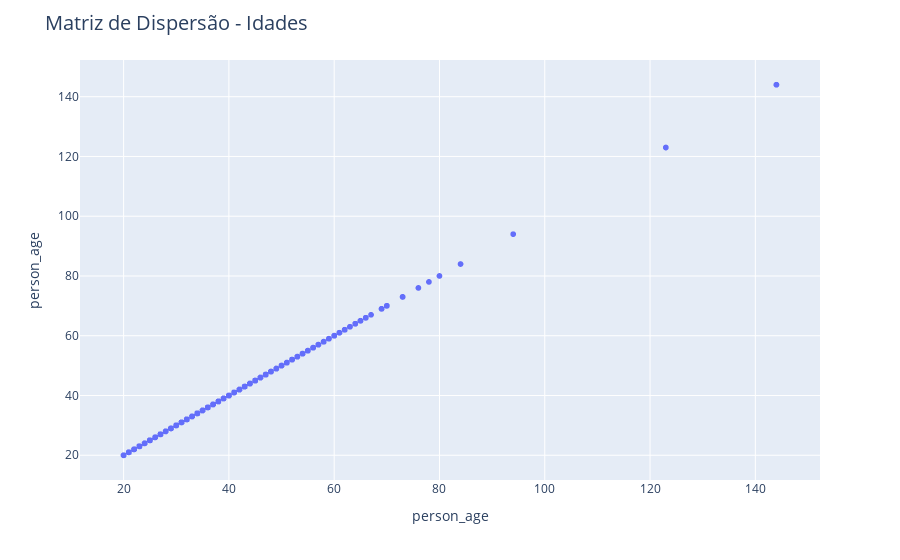

Here is the notebook cell this chart was saved with:
### Markdown cell above
#### Visualização das idades

### Code cell
grafico = px.scatter_matrix(base_credit_risk_2["person_age"])

# Descrição
grafico.update_layout(
    title="Matriz de Dispersão - Idades",
    title_font_size=20
)

### Figure 1 — Plotly figure (JSON) as saved in the notebook; plotly's stock layout.template omitted (floating-point values rounded to 4 significant figures; data arrays with more than 128 entries replaced by an {"elided": "..."} marker saying what was removed)
{"data": [{"dimensions": [{"axis": {"matches": true}, "label": "person_age", "values": {"elided": "32581 int values"}}], "hovertemplate": "%{xaxis.title.text}=%{x}<br>%{yaxis.title.text}=%{y}<extra></extra>", "legendgroup": "", "marker": {"color": "#636efa", "symbol": "circle"}, "name": "", "showlegend": false, "type": "splom"}], "layout": {"dragmode": "select", "legend": {"tracegroupgap": 0}, "margin": {"t": 60}, "title": {"font": {"size": 20}, "text": "Matriz de Dispersão - Idades"}}}
